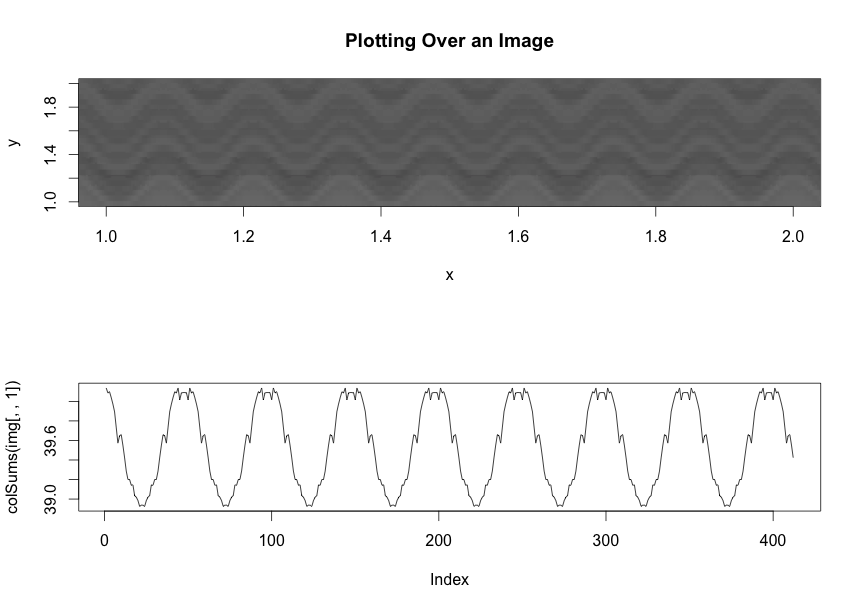

Reproduce this figure in R.
    # 26593
    # install.packages("png")
    
    file <- "Q26593_original.png"
    
    library(png)
    
    img <- readPNG(file)
    
    d <- dim(img)
    
    par(mfrow=c(2,1))
    plot(1:2, type='n', main="Plotting Over an Image", xlab="x", ylab="y")
    lim <- par()
    rasterImage(img, lim$usr[1], lim$usr[3], lim$usr[2], lim$usr[4])
    
    plot(colSums(img[,,1]), type="l")
